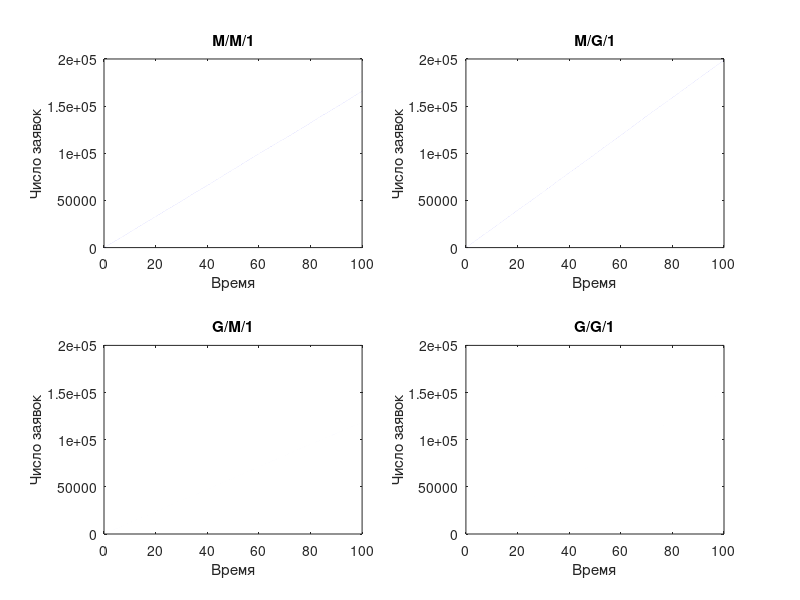

This figure's MATLAB source:
%% 3. Установить значения входных параметров lambda и mu
lambda = 2;  % Интенсивность входного потока
mu = 3;      % Интенсивность обслуживания

% Проверка на положительность значений
if lambda <= 0 || mu <= 0
    error('Интенсивность потока (λ) и интенсивность обслуживания (μ) должны быть положительными.');
end

% Параметры Вейбулловского распределения
k_weibull = 1.5;
theta_weibull = 1 / mu;

% Проверка на условие устойчивости системы
if lambda >= mu
    error('Система нестационарна: λ должно быть меньше μ.');
end

N = 1000000; % Количество заявок
t = linspace(0, 100, N);

%% 4. Передать в программу входные параметры, сформированные в лабораторной работе №5
% M/M/1 (экспоненциальные распределения для поступления и обслуживания)
tau_mm1 = exprnd(1/lambda, 1, N); % время между поступлениями
nu_mm1 = exprnd(1/mu, 1, N);      % время обслуживания

% M/G/1 (экспоненциальные поступления, Вейбулловское обслуживание)
tau_mg1 = exprnd(1/lambda, 1, N);
nu_mg1 = wblrnd(theta_weibull, k_weibull, 1, N);

% G/M/1 (Вейбулловские поступления, экспоненциальное обслуживание)
tau_gm1 = wblrnd(1/lambda, k_weibull, 1, N);
nu_gm1 = exprnd(1/mu, 1, N);

% G/G/1 (Вейбулловские поступления и Вейбулловское обслуживание)
tau_gg1 = wblrnd(1/lambda, k_weibull, 1, N);
nu_gg1 = wblrnd(theta_weibull, k_weibull, 1, N);

%% 5. Построить зависимости для каждого типа СМО на отдельных графиках
figure;

yl = N / 5; % Ожидаемое максимальное количество заявок

% M/M/1
subplot(2,2,1);
plot(t, cumsum(tau_mm1) - cumsum(nu_mm1));
title('M/M/1');
xlabel('Время');
ylabel('Число заявок');
ylim([0 yl]);

% M/G/1
subplot(2,2,2);
plot(t, cumsum(tau_mg1) - cumsum(nu_mg1));
title('M/G/1');
xlabel('Время');
ylabel('Число заявок');
ylim([0 yl]);

% G/M/1
subplot(2,2,3);
plot(t, cumsum(tau_gm1) - cumsum(nu_gm1));
title('G/M/1');
xlabel('Время');
ylabel('Число заявок');
ylim([0 yl]);

% G/G/1
subplot(2,2,4);
plot(t, cumsum(tau_gg1) - cumsum(nu_gg1));
title('G/G/1');
xlabel('Время');
ylabel('Число заявок');
ylim([0 yl]);

%% 6. Рассчитать статистические характеристики для каждого типа СМО
% Для всех систем M/M/1, M/G/1, G/M/1, G/G/1 вычисляем статистику

% Коэффициент загрузки (ρ) для всех систем
rho = lambda / mu;

% M/M/1 (анализируем через аналитические формулы)
L_mm1 = rho / (1 - rho);  % Среднее число заявок в системе
W_q_mm1 = rho / (mu * (1 - rho)); % Среднее время в очереди
W_s_mm1 = 1 / (mu * (1 - rho)); % Среднее время пребывания в системе

fprintf('M/M/1:\n');
fprintf('  Коэффициент загрузки: %.4f\n', rho);
fprintf('  Среднее число заявок в системе: %.4f\n', L_mm1);
fprintf('  Среднее время в очереди: %.4f\n', W_q_mm1);
fprintf('  Среднее время пребывания в системе: %.4f\n\n', W_s_mm1);

% M/G/1
L_mg1 = mean(cumsum(tau_mg1) - cumsum(nu_mg1)); % Среднее число заявок
W_q_mg1 = L_mg1 / lambda;  % Среднее время в очереди
fprintf('M/G/1:\n');
fprintf('  Коэффициент загрузки: %.4f\n', rho);
fprintf('  Среднее число заявок в системе: %.4f\n', L_mg1);
fprintf('  Среднее время в очереди: %.4f\n\n', W_q_mg1);

% G/M/1
L_gm1 = mean(cumsum(tau_gm1) - cumsum(nu_gm1)); % Среднее число заявок
W_q_gm1 = L_gm1 / lambda;  % Среднее время в очереди
fprintf('G/M/1:\n');
fprintf('  Коэффициент загрузки: %.4f\n', rho);
fprintf('  Среднее число заявок в системе: %.4f\n', L_gm1);
fprintf('  Среднее время в очереди: %.4f\n\n', W_q_gm1);

% G/G/1
L_gg1 = mean(cumsum(tau_gg1) - cumsum(nu_gg1)); % Среднее число заявок
W_q_gg1 = L_gg1 / lambda;  % Среднее время в очереди
fprintf('G/G/1:\n');
fprintf('  Коэффициент загрузки: %.4f\n', rho);
fprintf('  Среднее число заявок в системе: %.4f\n', L_gg1);
fprintf('  Среднее время в очереди: %.4f\n\n', W_q_gg1);

